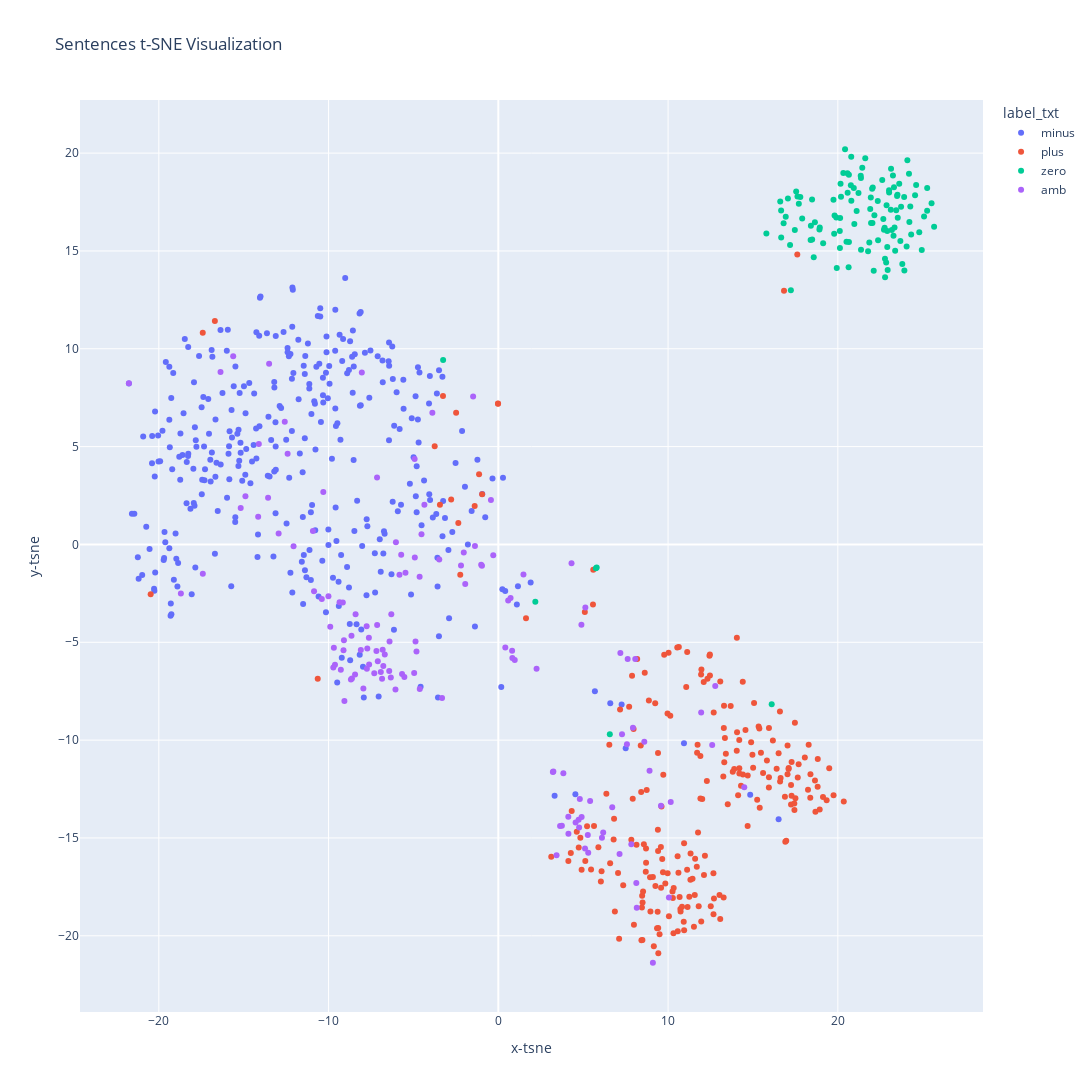

The cell this chart's notebook holds for it:
### Markdown cell above
Visualization

### Code cell
tsne = TSNE(n_components=2, random_state=42, perplexity=50, max_iter=1000)
X_tsne = tsne.fit_transform(cls_tokens)

df_seq["x-tsne"] = X_tsne[:, 0]
df_seq["y-tsne"] = X_tsne[:, 1]


# Create interactive scatter plot
fig = px.scatter(
    df_seq, x='x-tsne', y='y-tsne', color='label_txt',
    hover_data={'text_br': True, 'label_txt': True},
    title='Sentences t-SNE Visualization', width=1200, height=1200
)

# Show plot
fig.show()

### Figure 1 — Plotly figure (JSON) as saved in the notebook; plotly's stock layout.template omitted (floating-point values rounded to 4 significant figures; data arrays with more than 128 entries replaced by an {"elided": "..."} marker saying what was removed)
{"data": [{"customdata": {"elided": "339x2 str values"}, "hovertemplate": "label_txt=%{customdata[1]}<br>x-tsne=%{x}<br>y-tsne=%{y}<br>text_br=%{customdata[0]}<extra></extra>", "legendgroup": "minus", "marker": {"color": "#636efa", "symbol": "circle"}, "mode": "markers", "name": "minus", "orientation": "v", "showlegend": true, "type": "scatter", "x": {"elided": "339 float values"}, "xaxis": "x", "y": {"elided": "339 float values"}, "yaxis": "y"}, {"customdata": {"elided": "227x2 str values"}, "hovertemplate": "label_txt=%{customdata[1]}<br>x-tsne=%{x}<br>y-tsne=%{y}<br>text_br=%{customdata[0]}<extra></extra>", "legendgroup": "plus", "marker": {"color": "#EF553B", "symbol": "circle"}, "mode": "markers", "name": "plus", "orientation": "v", "showlegend": true, "type": "scatter", "x": {"elided": "227 float values"}, "xaxis": "x", "y": {"elided": "227 float values"}, "yaxis": "y"}, {"customdata": {"elided": "118x2 str values"}, "hovertemplate": "label_txt=%{customdata[1]}<br>x-tsne=%{x}<br>y-tsne=%{y}<br>text_br=%{customdata[0]}<extra></extra>", "legendgroup": "zero", "marker": {"color": "#00cc96", "symbol": "circle"}, "mode": "markers", "name": "zero", "orientation": "v", "showlegend": true, "type": "scatter", "x": [21.44, 25.52, 22.06, 18.92, 22.91, 22.04, 17.7, 23.51, 21.91, 24.61, 23.13, 17.47, 25.26, 24.05, 17.9, 22.85, 22.87, 22.93, 23.02, 20.12, 24.1, 24.32, 19.91, 2.18, 19.78, 21.94, 22.11, 20.19, 23.62, 20.8, 21.96, 18.48, 22.02, 22.78, 22.68, 24.21, 16.93, 16.61, 23.28, 21.22, 23.12, 18.41, 20.58, 20.13, -3.253, 21.78, 16.81, 16.66, 24.94, 17.06, 23.34, 20.42, 24.55, 21.85, 23.02, 23.53, 18.65, 23.25, 22.62, 20.12, 17.54, 22.37, 17.23, 25.67, 18.49, 23.38, 17.79, 23.31, 20.16, 21.36, 18.4, 20.97, 23.49, 18.94, 23.92, 22.72, 23.44, 16.1, 5.749, 20.79, 6.568, 24.8, 25.26, 22.78, 5.793, 23.68, 23.18, 22.15, 19.74, 15.79, 24.27, 20.56, 21.37, 20.65, 23.73, 24.19, 22.76, 20.51, 17.62, 20.65, 20.77, 22.35, 16.66, 19.81, 23.8, 21.62, 21.35, 18.58, 25.08, 19.13, 23.91, 20.63, 19.94, 17.19, 20.32, 22.91, 21.11, 20.94], "xaxis": "x", "y": [19.26, 17.43, 18.24, 16.09, 15.2, 16.43, 17.42, 17.87, 17.14, 18.37, 19.2, 16.07, 18.22, 15.23, 16.66, 14.4, 17.33, 14.02, 18.1, 16.02, 19.63, 15.84, 16.71, -2.932, 15.88, 17.73, 13.99, 17.77, 18.43, 17.57, 16.43, 17.63, 18.18, 14.6, 16.63, 16.48, 16.75, 17.53, 15.78, 17.97, 17.1, 16.29, 17.98, 16.68, 9.432, 14.98, 16.42, 15.69, 15.04, 17.68, 16.2, 20.19, 17.85, 15.43, 17.98, 16.7, 16.47, 18.86, 18.62, 15.15, 18.04, 15.55, 12.99, 16.23, 15.58, 15.01, 17.76, 18.25, 18.44, 18.73, 15.57, 16.37, 17.81, 16.2, 14.0, 16.08, 17.08, -8.164, -1.216, 19.82, -9.701, 15.95, 17.06, 13.65, -1.183, 15.51, 16.07, 16.83, 17.61, 15.89, 17.27, 18.97, 15.06, 18.89, 17.26, 18.94, 16.18, 15.47, 17.78, 15.46, 18.35, 17.56, 17.07, 16.81, 14.33, 19.73, 18.84, 14.67, 16.76, 15.4, 17.76, 14.17, 14.13, 15.31, 18.99, 16.02, 17.04, 18.22], "yaxis": "y"}, {"customdata": {"elided": "136x2 str values"}, "hovertemplate": "label_txt=%{customdata[1]}<br>x-tsne=%{x}<br>y-tsne=%{y}<br>text_br=%{customdata[0]}<extra></extra>", "legendgroup": "amb", "marker": {"color": "#ab63fa", "symbol": "circle"}, "mode": "markers", "name": "amb", "orientation": "v", "showlegend": true, "type": "scatter", "x": {"elided": "136 float values"}, "xaxis": "x", "y": {"elided": "136 float values"}, "yaxis": "y"}], "layout": {"height": 1200, "legend": {"title": {"text": "label_txt"}, "tracegroupgap": 0}, "title": {"text": "Sentences t-SNE Visualization"}, "width": 1200, "xaxis": {"anchor": "y", "domain": [0, 1], "title": {"text": "x-tsne"}}, "yaxis": {"anchor": "x", "domain": [0, 1], "title": {"text": "y-tsne"}}}}
